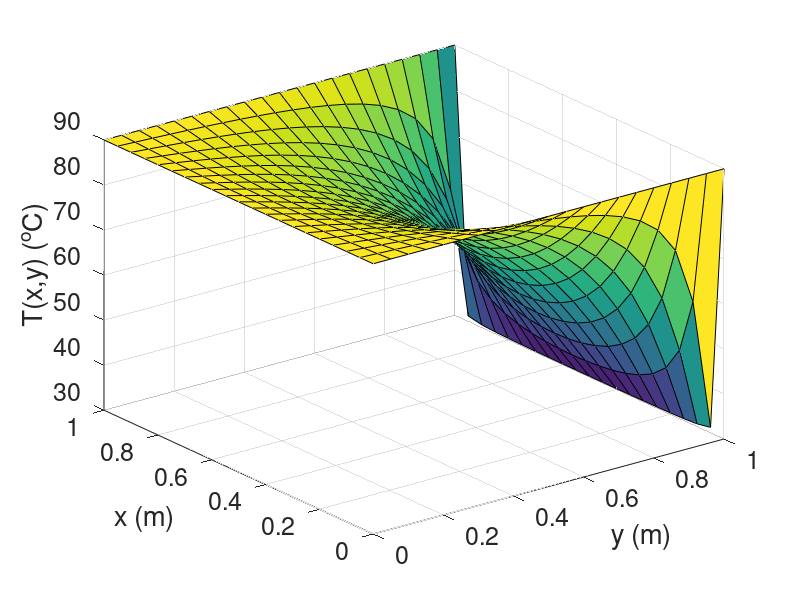
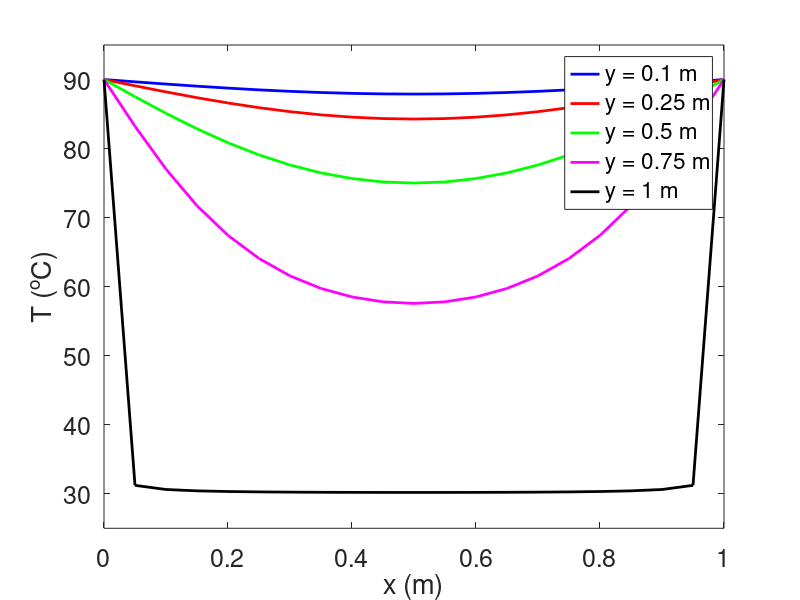
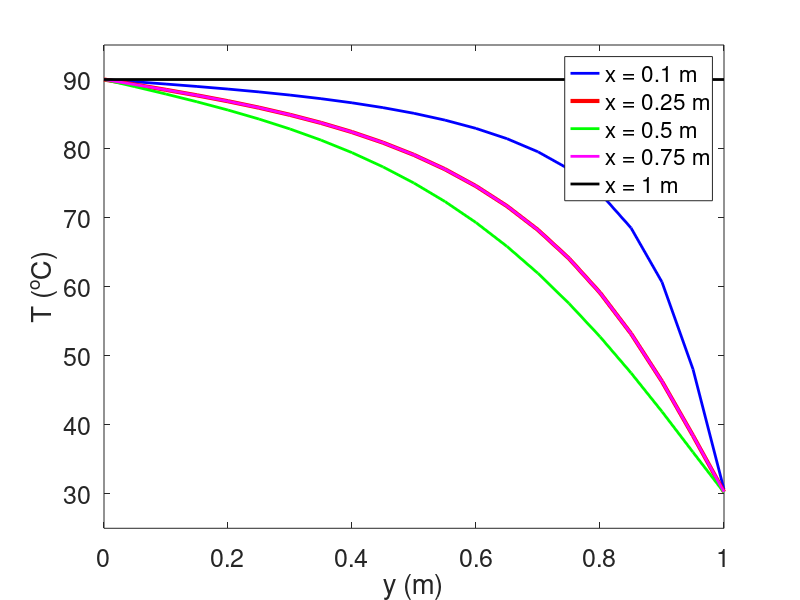

Recreate these plots in MATLAB, in order.
% Chris Kreienkamp - 901965168
% AME 34334 - Heat Transfer
% Homework #4 - 21 Feb 2019

clear
clc
clf


%% CALCULATIONS
xn = [0.1 0.25 0.5 0.75 1];
yn = [0.1 0.25 0.5 0.75 1];
%i = [3  6 11 16 21]
x_ = linspace(0,1,21);
y_ = linspace(0,1,21);
xi = 0;
for x = 0:0.05:1
    xi = xi+1;
    yi = 0;
    for y = 0:0.05:1
        sum = 0;
        yi = yi+1;
        for n = 1:200
            sum = sum + ((-1)^n-1)/n.*sin(n*pi*x).*sinh(n*pi*y)/sinh(n*pi);
        end
        T(xi,yi) = 120/pi*sum+90;
    end
end

%% PLOT
figure(1)
surf(x_, y_, T)
set(gca,'FontSize',18)
xlabel('y (m)'); ylabel('x (m)'); zlabel('T(x,y) (^oC)')

figure(2)
plot(x_,T(:,3),'b','LineWidth',2); hold on
plot(x_,T(:,6),'r','LineWidth',2); hold on
plot(x_,T(:,11),'g','LineWidth',2); hold on
plot(x_,T(:,16),'m','LineWidth',2); hold on
plot(x_,T(:,21),'k','LineWidth',2)
set(gca,'FontSize',18)
axis([0 1 25 95])
xlabel('x (m)'); ylabel('T (^oC)');
legend('y = 0.1 m','y = 0.25 m','y = 0.5 m',...
    'y = 0.75 m','y = 1 m','Location','Best')

figure(3)
plot(y_,T(3,:),'b','LineWidth',2); hold on
plot(y_,T(6,:),'r','LineWidth',3); hold on
plot(y_,T(11,:),'g','LineWidth',2); hold on
plot(y_,T(16,:),'m','LineWidth',2); hold on
plot(y_,T(21,:),'k','LineWidth',2)
set(gca,'FontSize',18)
axis([0 1 25 95])
xlabel('y (m)'); ylabel('T (^oC)');
legend('x = 0.1 m','x = 0.25 m','x = 0.5 m',...
    'x = 0.75 m','x = 1 m','Location','Best')
